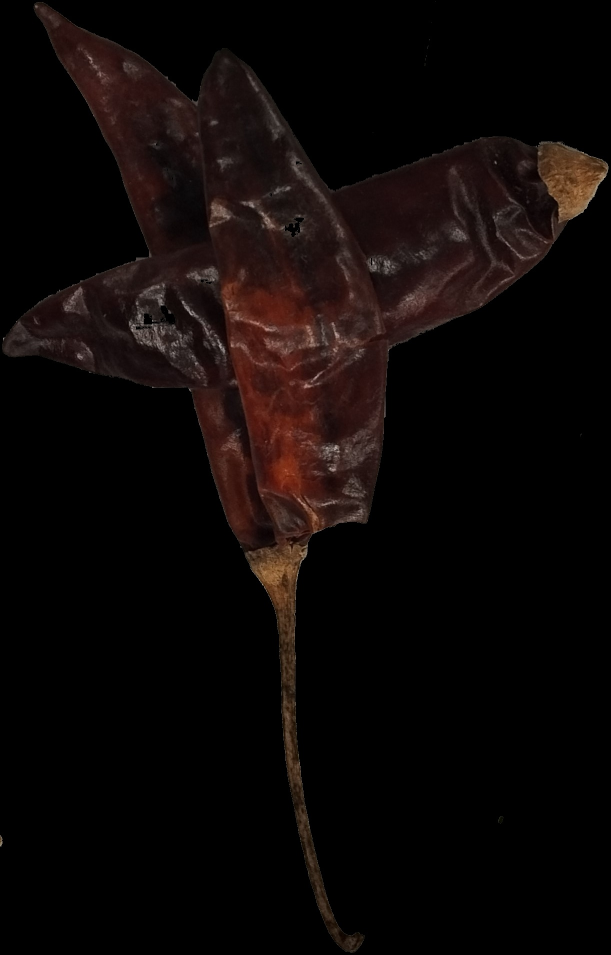
#> input picture Main_project/test_data/1.jpg, 1222 x 1910 px, found by its file name (shown at 1/2 size); its folder holds only this picture in this run
$ python Test01.py
#> lines starting #> are read from the running program, lines starting #| are printed output that depends on the picture; after the words box and inside, x2 and y2 are one past the last pixel; in counts of white or black regions, pixels touching at a corner belong together
### Main_project/image_opener.py
import cv2 as cv
from matplotlib import image
import numpy as np
import os


# resizing images but also saving it ratio
def resizeimg(img, size, interpolation = cv.INTER_CUBIC):
  h, w = img.shape[:2]
  c = None if len(img.shape) < 3 else img.shape[2]
  if h == w: return cv.resize(img, (size, size), interpolation)
  if h > w: dif = h
  else:     dif = w
  x_pos = int((dif - w)/2.)
  y_pos = int((dif - h)/2.)
  if c is None:
    mask = np.zeros((dif, dif), dtype=img.dtype)
    mask[y_pos:y_pos+h, x_pos:x_pos+w] = img[:h, :w]
  else:
    mask = np.zeros((dif, dif, c), dtype=img.dtype)
    mask[y_pos:y_pos+h, x_pos:x_pos+w, :] = img[:h, :w, :]
  return cv.resize(mask, (size, size), interpolation)


#open all the images in a folder
def allimg(folder):
#> called with folder = 'Main_project\\test_data'
    image =load_images_from_folder(folder)
#> in load_images_from_folder, img is the input picture: shape (1910, 1222, 3); mean B, G, R 6.5, 7.5, 12.8
#> image = 1 item
    imlist=[]
    i = 0
    for img in image:
        name = "img" + str(i)
        imlist.append(resizeimg(img, 500))
#> this loop made 1 pass
#> (name, h in resizeimg, w in resizeimg, c in resizeimg, dif in resizeimg, x_pos in resizeimg, y_pos in resizeimg) on pass 1: ('img0', 1910, 1222, 3, 1910, 344, 0)
#> after the loop, imlist = 1 item

    return imlist


# load_images_from_folder
def load_images_from_folder(folder):
    images = []
    for filename in os.listdir(folder):
        img = cv.imread(os.path.join(folder,filename))
        if img is not None:
            images.append(img)
    return images

### Main_project/Test01.py
import cv2 as cv
import numpy as np
import image_opener as ip

# opening all the images from a folder
img_list = ip.allimg(r'Main_project\test_data')
#> img_list = 1 item


for img in img_list:

    # converitn all the images in hsv format and bluring a litte
    hsv = cv.cvtColor(img, cv.COLOR_BGR2HSV)
    # hsv = cv.GaussianBlur(hsv_og,(11,11),0)
    # cv.imshow("img",img)

    # defining color values

    # Red
    lower = np.array([10,0,20])
    upper = np.array([80, 50, 255])

    # createing a mask
    mask = cv.inRange(hsv, lower, upper)
    mask = cv.bitwise_not(mask)
    img = cv.bitwise_and(img , img, mask= mask)
    img1 = cv.cvtColor(img, cv.COLOR_BGR2GRAY)
    lot_blur = cv.GaussianBlur(img1, (11,11),0)
    # cv.imshow("mask", lot_blur)


    cont, her = cv.findContours(lot_blur, cv.RECURS_FILTER, cv.CHAIN_APPROX_SIMPLE)

    j=0
    i = 0
    for cont in cont:
        area = cv.contourArea(cont)
        if area > 10000:
            # cv.drawContours(img, cont, -1, (0, 255, 0), 1)

            x,y,h,w = cv.boundingRect(cont)
            cropped_img = img[y:y+w, x:x+h]
            # cv.imshow("apple_obj",cropped_img)
            name = "obj" + str(j)+"_"+str(i) + ".jpg"
            cv.imwrite(name, cropped_img)
            # img = cv.rectangle(img, (x,y), (x+h, y+w), (0,255,0), 2)
            i += 1
        j +=1
#> this loop made 1 pass
#> (lower, upper) on pass 1: ([10, 0, 20], [80, 50, 255])
#> pass 1, `mask = cv.inRange(hsv, lower, upper)`:
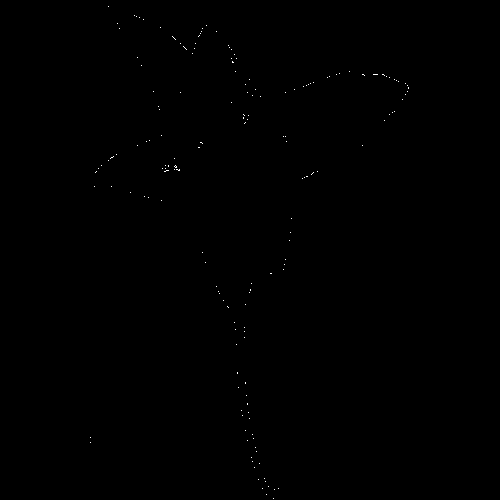
#> mask: shape (500, 500); 0.09% white in thin lines or dots, all inside (x1, y1, x2, y2) = (90, 6, 409, 499)
#> pass 1, `img = cv.bitwise_and(img , img, mask= mask)`:
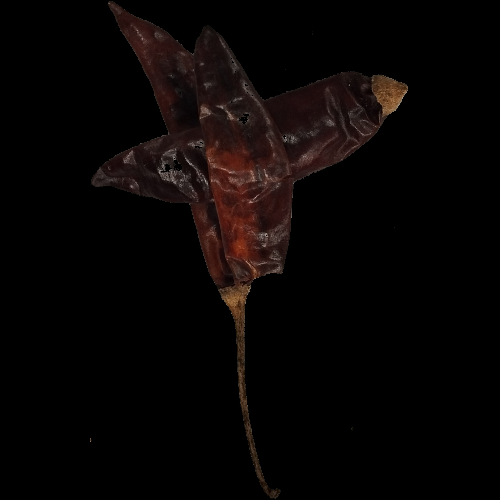
#> img: shape (500, 500, 3); mean of channels 0, 1, 2 4.1, 4.7, 8.1; drawn as B, G, R
#> after the loop:
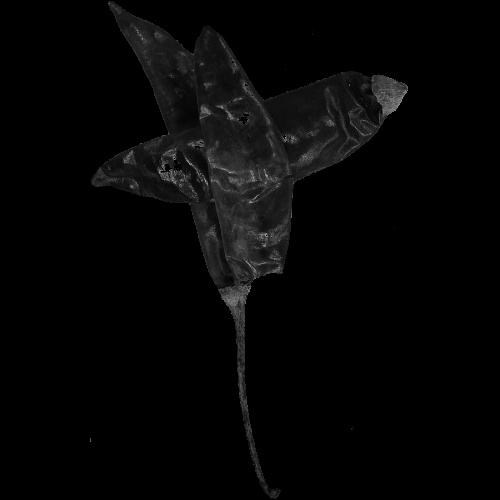
#> img1: shape (500, 500); min 0, max 172, mean 5.7


    # img = cv.imshow("img",img)

    # cv.waitKey(00)

$ run again, on Main_project/test_data/6.jpg
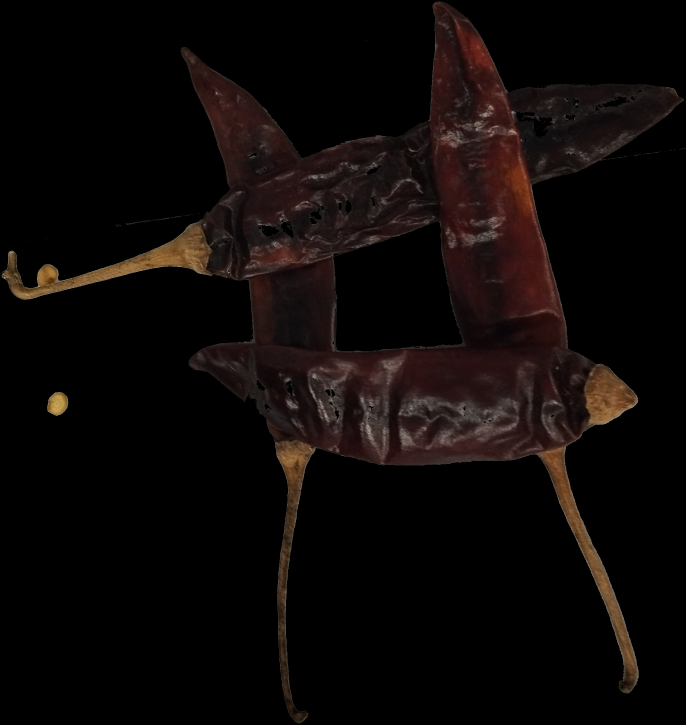
#> input picture Main_project/test_data/6.jpg, 2056 x 2174 px, found by its file name (shown at 1/3 size)
#> in load_images_from_folder, img is the input picture: shape (2174, 2056, 3); mean B, G, R 7.2, 8.4, 13.1
#> image = 1 item
#> the loop in allimg, `for img in image:` made 1 pass
#> (name, h in resizeimg, w in resizeimg, c in resizeimg, dif in resizeimg, x_pos in resizeimg, y_pos in resizeimg) on pass 1: ('img0', 2174, 2056, 3, 2174, 59, 0)
#> the loop `for img in img_list:` made 1 pass
#> (lower, upper) on pass 1: ([10, 0, 20], [80, 50, 255])
#> pass 1, `mask = cv.inRange(hsv, lower, upper)`:
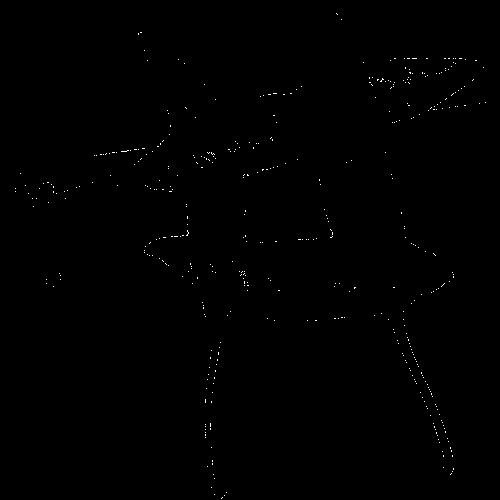
#> mask: shape (500, 500); 0.25% white in thin lines or dots
#> after the loop `for img in img_list:`:
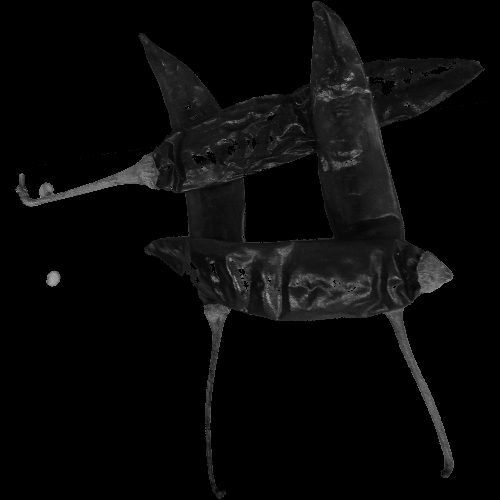
#> img1: shape (500, 500); min 0, max 173, mean 9

$ run again, on Main_project/test_data/7.jpg
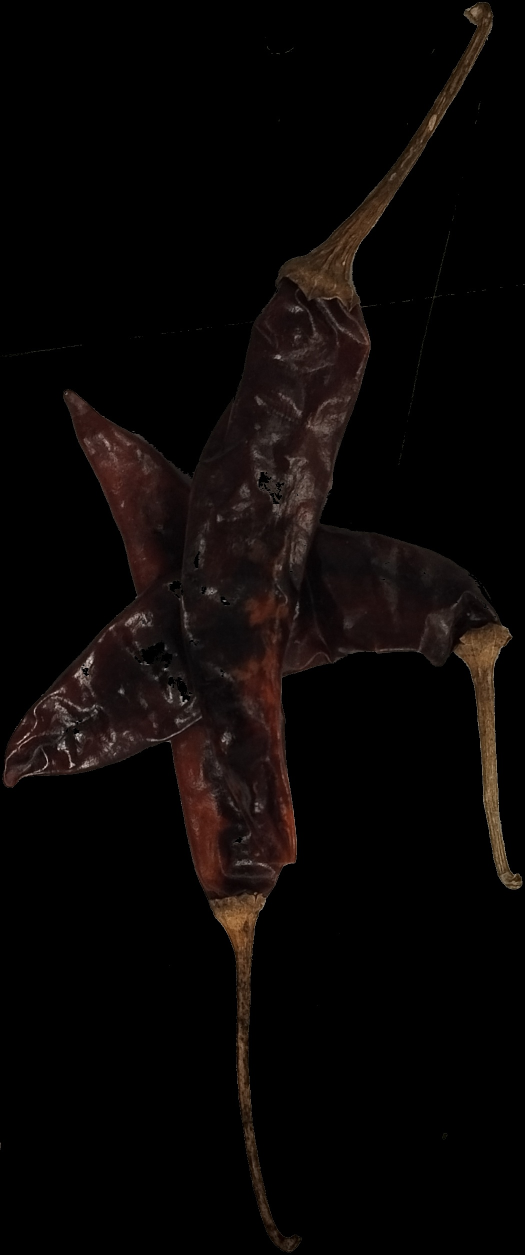
#> input picture Main_project/test_data/7.jpg, 1050 x 2509 px, found by its file name (shown at 1/2 size)
#> in load_images_from_folder, img is the input picture: shape (2509, 1050, 3); mean B, G, R 5.5, 6.4, 9.8
#> image = 1 item
#> the loop in allimg, `for img in image:` made 1 pass
#> (name, h in resizeimg, w in resizeimg, c in resizeimg, dif in resizeimg, x_pos in resizeimg, y_pos in resizeimg) on pass 1: ('img0', 2509, 1050, 3, 2509, 729, 0)
#> the loop `for img in img_list:` made 1 pass
#> (lower, upper) on pass 1: ([10, 0, 20], [80, 50, 255])
#> pass 1, `mask = cv.inRange(hsv, lower, upper)`:
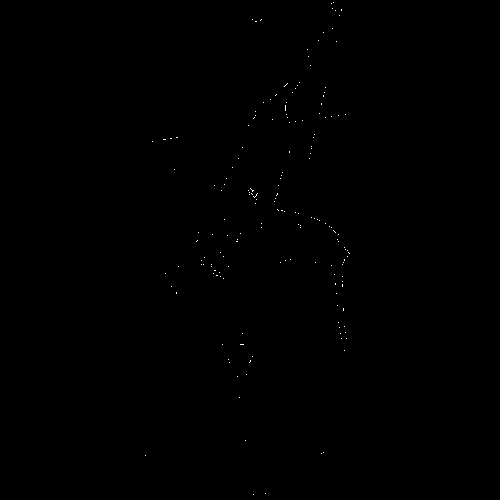
#> mask: shape (500, 500); 0.09% white in thin lines or dots, all inside (x1, y1, x2, y2) = (145, 2, 350, 495)
#> after the loop `for img in img_list:`:
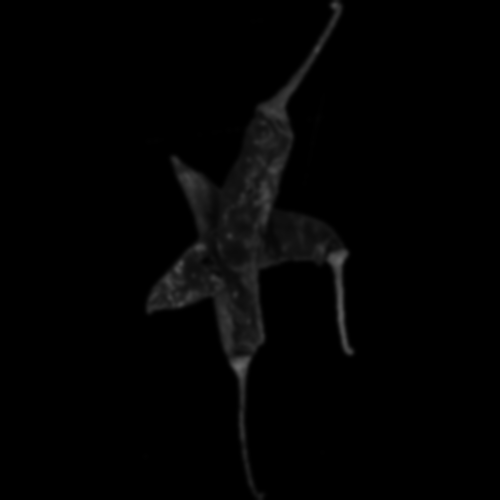
#> lot_blur: shape (500, 500); min 0, max 106, mean 3
